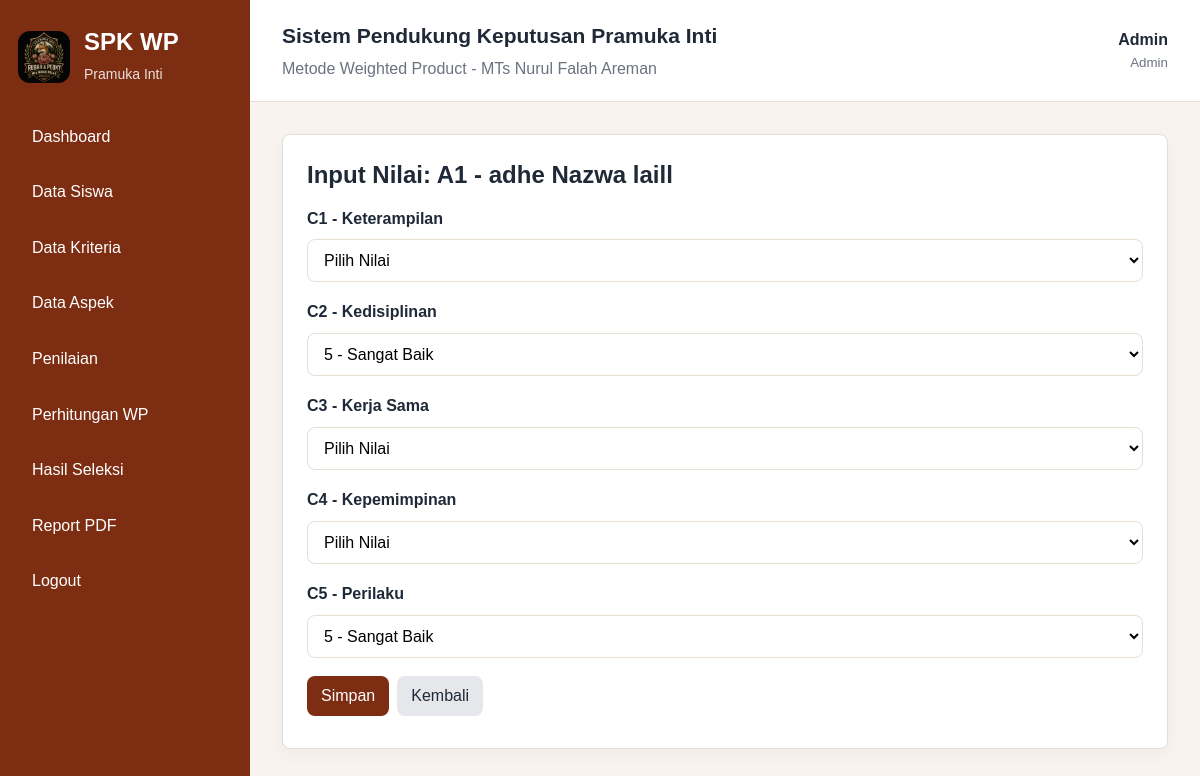
Page /pages/penilaian/input.php?id_siswa=1 (signed in) on the committed database.
### tables this page shows
CREATE TABLE siswa (
    id_siswa INT AUTO_INCREMENT PRIMARY KEY,
    kode_siswa VARCHAR(20) NOT NULL UNIQUE,
    nama_siswa VARCHAR(100) NOT NULL,
    nis VARCHAR(30) NOT NULL,
    no_handphone VARCHAR(20) NOT NULL,
    jenis_kelamin ENUM('Laki-laki','Perempuan') NOT NULL,
    kelas VARCHAR(20) NOT NULL,
    created_at TIMESTAMP DEFAULT CURRENT_TIMESTAMP
);

CREATE TABLE kriteria (
    id_kriteria INT AUTO_INCREMENT PRIMARY KEY,
    kode_kriteria VARCHAR(10) NOT NULL UNIQUE,
    nama_kriteria VARCHAR(100) NOT NULL,
    bobot FLOAT NOT NULL,
    tipe ENUM('benefit','cost') NOT NULL DEFAULT 'benefit'
);

### includes/auth.php (called while the page is built, shortened)
<?php
function e($value): string
{
    return htmlspecialchars((string) $value, ENT_QUOTES, 'UTF-8');
}

### pages/penilaian/input.php (the view, shortened to what this page needs)
<?php
require_once __DIR__ . '/../../config/database.php';
require_once __DIR__ . '/../../includes/auth.php';
$idSiswa = (int) ($_GET['id_siswa'] ?? 0);
$stmt = $pdo->prepare('SELECT * FROM siswa WHERE id_siswa=?');
$stmt->execute([$idSiswa]);
$siswa = $stmt->fetch();
$kriteria = $pdo->query('SELECT * FROM kriteria ORDER BY kode_kriteria ASC')->fetchAll();
$nilaiStmt = $pdo->prepare('SELECT * FROM penilaian WHERE id_siswa=?');
$nilaiStmt->execute([$idSiswa]);
$nilaiLama = [];
foreach ($nilaiStmt as $row) { $nilaiLama[$row['id_kriteria']] = $row['nilai']; }
include __DIR__ . '/../../includes/header.php';
?>
<div class="card">
    <h2>Input Nilai: <?= e($siswa['kode_siswa'] . ' - ' . $siswa['nama_siswa']) ?></h2>
    <form method="post">
        <?php foreach ($kriteria as $k): ?>
            <div class="form-group">
                <label><?= e($k['kode_kriteria'] . ' - ' . $k['nama_kriteria']) ?></label>
                <select name="nilai[<?= e($k['id_kriteria']) ?>]" required>
                    <option value="">Pilih Nilai</option>
                    <?php foreach ([1=>'Sangat Kurang Baik',2=>'Kurang Baik',3=>'Cukup Baik',4=>'Baik',5=>'Sangat Baik'] as $angka => $label): ?>
                        <option value="<?= $angka ?>" <?= (string) ($_POST['nilai'][$k['id_kriteria']] ?? $nilaiLama[$k['id_kriteria']] ?? '') === (string) $angka ? 'selected' : '' ?>><?= $angka ?> - <?= e($label) ?></option>
                    <?php endforeach; ?>
                </select>
            </div>
        <?php endforeach; ?>
        <button class="btn btn-primary">Simpan</button><a class="btn" href="index.php">Kembali</a>
    </form>
</div>
<?php include __DIR__ . '/../../includes/footer.php'; ?>

### assets/css/style.css (style rules this page uses)
:root { --primary: #7c2d12; --primary-light: #ffedd5; --dark: #1f2937; --muted: #6b7280; --border: #e7ddd3; --bg: #f8f3ee; --white: #ffffff; --danger: #b91c1c; --warning: #854d0e; }
* { box-sizing: border-box; }
body { margin: 0; font-family: Arial, sans-serif; background: var(--bg); color: var(--dark); line-height: 1.55; }
a { color: inherit; text-decoration: none; }
input, select, textarea, button { font: inherit; }
.card { background: var(--white); border: 1px solid var(--border); border-radius: 8px; padding: 24px; margin-bottom: 24px; box-shadow: 0 6px 18px rgba(15, 23, 42, .04); }
.card h2, .card h3 { margin: 0 0 16px; line-height: 1.3; }
.form-group { display: grid; gap: 8px; margin-bottom: 18px; }
label { font-weight: 700; }
input, select, textarea { width: 100%; border: 1px solid var(--border); border-radius: 8px; padding: 11px 12px; background: #fff; }
.btn { display: inline-flex; align-items: center; justify-content: center; gap: 6px; border: 0; border-radius: 8px; padding: 10px 14px; cursor: pointer; background: #e5e7eb; color: var(--dark); margin: 0 8px 8px 0; line-height: 1.25; min-height: 40px; }
.btn-primary { background: var(--primary); color: var(--white); }

### rows in the picture
siswa: kode_siswa+nama_siswa "A1 - adhe Nazwa laill"
kriteria: kode_kriteria+nama_kriteria "C1 - Keterampilan"
kriteria: kode_kriteria+nama_kriteria "C2 - Kedisiplinan", id_kriteria "5 - Sangat Baik"
kriteria: kode_kriteria+nama_kriteria "C3 - Kerja Sama"
kriteria: kode_kriteria+nama_kriteria "C4 - Kepemimpinan"
kriteria: kode_kriteria+nama_kriteria "C5 - Perilaku", id_kriteria "5 - Sangat Baik"

### other values in the picture
$_SESSION['user']['nama'] "Admin"
str_replace('_', ' ', user_role()) "Admin"
